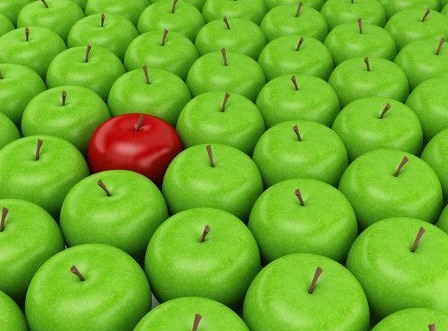
#> input picture images/apples.jpg, 448 x 331 px, given in place of the camera
$ python liveTesting.py
#> lines starting #> are read from the running program, lines starting #| are printed output that depends on the picture; after the words box and inside, x2 and y2 are one past the last pixel; in counts of white or black regions, pixels touching at a corner belong together
### util.py
import cv2
import numpy as np

# Any convenient functions for us to use

def stackImages(scale,imgArray):
    rows = len(imgArray)
    cols = len(imgArray[0])
    rowsAvailable = isinstance(imgArray[0], list)
    width = imgArray[0][0].shape[1]
    height = imgArray[0][0].shape[0]
    if rowsAvailable:
        for x in range ( 0, rows):
            for y in range(0, cols):
                if imgArray[x][y].shape[:2] == imgArray[0][0].shape [:2]:
                    imgArray[x][y] = cv2.resize(imgArray[x][y], (0, 0), None, scale, scale)
                else:
                    imgArray[x][y] = cv2.resize(imgArray[x][y], (imgArray[0][0].shape[1], imgArray[0][0].shape[0]), None, scale, scale)
                if len(imgArray[x][y].shape) == 2: imgArray[x][y]= cv2.cvtColor( imgArray[x][y], cv2.COLOR_GRAY2BGR)
        imageBlank = np.zeros((height, width, 3), np.uint8)
        hor = [imageBlank]*rows
        hor_con = [imageBlank]*rows
        for x in range(0, rows):
            hor[x] = np.hstack(imgArray[x])
        ver = np.vstack(hor)
    else:
        for x in range(0, rows):
            if imgArray[x].shape[:2] == imgArray[0].shape[:2]:
                imgArray[x] = cv2.resize(imgArray[x], (0, 0), None, scale, scale)
            else:
                imgArray[x] = cv2.resize(imgArray[x], (imgArray[0].shape[1], imgArray[0].shape[0]), None,scale, scale)
            if len(imgArray[x].shape) == 2: imgArray[x] = cv2.cvtColor(imgArray[x], cv2.COLOR_GRAY2BGR)
        hor= np.hstack(imgArray)
        ver = hor
    return ver

### liveTesting.py
import cv2
import numpy as np
from util import stackImages

# Live testing HSV threshold values for video feed

def empty(x):
    pass


cv2.namedWindow("Trackbars") # Creating window for storing trackbars
cv2.resizeWindow("Trackbars", 640, 240) # Resizing window to appropriate size

### Creating trackbars ###
cv2.createTrackbar("Hue min", "Trackbars", 0, 179, empty) # Hue has 360 values but in openCV, we go 0-179 to fit the 8-bit range of 0-255
#> slider 'Hue min' is set to 35
cv2.createTrackbar("Hue max", "Trackbars", 179, 179, empty)
cv2.createTrackbar("Sat min", "Trackbars", 0, 255, empty)
#> slider 'Sat min' is set to 51
cv2.createTrackbar("Sat max", "Trackbars", 255, 255, empty)
cv2.createTrackbar("Val min", "Trackbars", 0, 255, empty)
#> slider 'Val min' is set to 51
cv2.createTrackbar("Val max", "Trackbars", 255, 255, empty)

cap = cv2.VideoCapture(0)

while True:
    ### Storing trackbar values in real time ###
    h_min = cv2.getTrackbarPos("Hue min", "Trackbars")
    h_max = cv2.getTrackbarPos("Hue max", "Trackbars")
    s_min = cv2.getTrackbarPos("Sat min", "Trackbars")
    s_max = cv2.getTrackbarPos("Sat max", "Trackbars")
    v_min = cv2.getTrackbarPos("Val min", "Trackbars")
    v_max = cv2.getTrackbarPos("Val max", "Trackbars")

    ### Setting boundaries for mask in real-time ##
    lower = np.array([h_min,s_min,v_min])
    upper = np.array([h_max,s_max,v_max])

    # upper = np.array([10,255,233]) # Detecting red apple

    ### Prepping images ##
    success, img = cap.read()
#> img is the input picture: shape (331, 448, 3); mean B, G, R 41.7, 175.8, 113.2
    imgHSV = cv2.cvtColor(img, cv2.COLOR_BGR2HSV) # Converts RGB to HSV for color detection
#> imgHSV: shape (331, 448, 3); mean H, S, V 44.1, 198.5, 179.9
    mask1 = cv2.inRange(imgHSV, lower, upper)
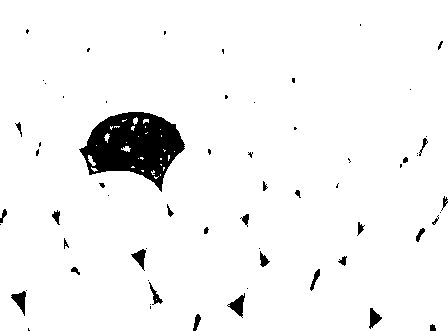
#> mask1: shape (331, 448); 95.4% white; 64 black regions (35 under 20 px), largest, box (x1, y1, x2, y2) and area: (79, 112, 185, 192) 4869, (227, 293, 245, 318) 194, (11, 291, 26, 316) 180
    imgOutput = cv2.bitwise_and(img, img, mask=mask1)
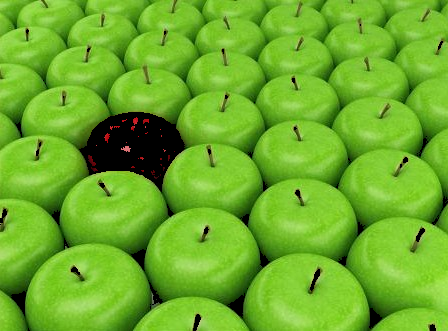
#> imgOutput: shape (331, 448, 3); mean B, G, R 40.6, 173.9, 107.8
    # [4 lines of commented-out code are left out]
    imgCollage = stackImages(1, [img, imgOutput])
#> in stackImages, `rows = len(imgArray)`: rows = 2
#> in stackImages, `cols = len(imgArray[0])`: cols = 331
#> in stackImages, `rowsAvailable = isinstance(imgArray[0], list)`: rowsAvailable = False
#> after the loop in stackImages, `for x in range(0, rows):`: imgArray = 2 items
#> in stackImages, `hor= np.hstack(imgArray)`:
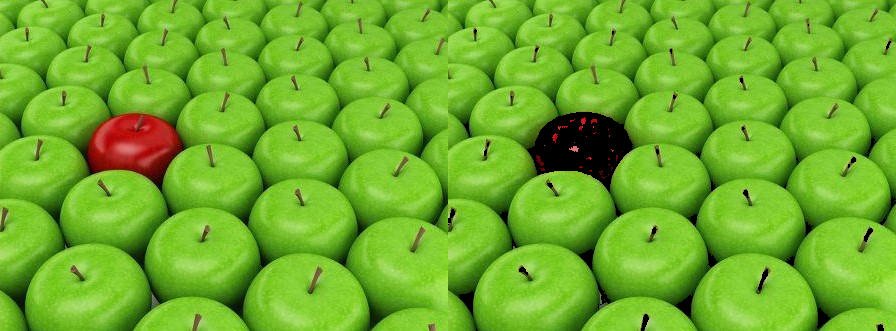
#> hor: shape (331, 896, 3); mean of channels 0, 1, 2 41.2, 174.9, 110.5; drawn as B, G, R
    cv2.imshow("Color Detecting", imgCollage)
    cv2.waitKey(1)
